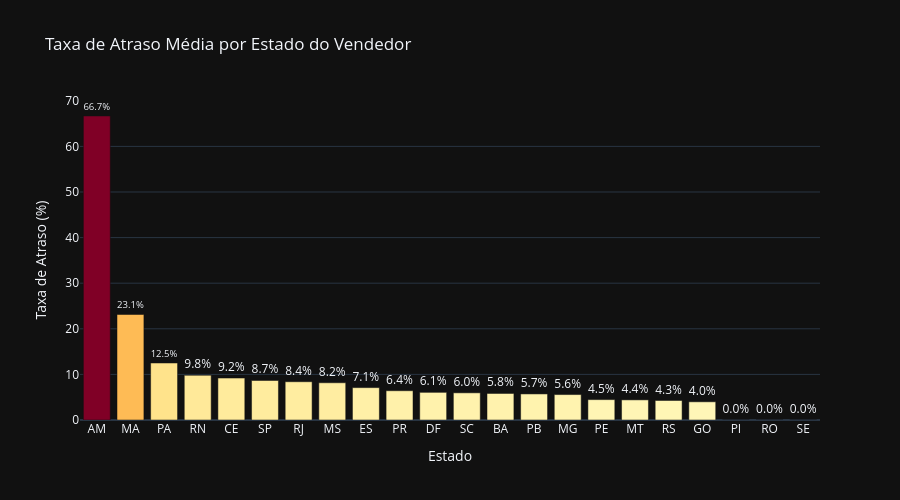

The notebook cell saved with this chart:
### Markdown cell above
## 7. Taxa de Atraso por Estado do Vendedor

### Code cell
state_seller = delivered.groupby("seller_state").agg(
    total_sellers=("seller_id", "nunique"),
    avg_delay_rate=("is_late", "mean"),
    total_orders=("order_id", "nunique"),
    avg_review=("review_score", "mean"),
).reset_index().sort_values("avg_delay_rate", ascending=False)

fig = go.Figure()
fig.add_trace(go.Bar(
    x=state_seller["seller_state"],
    y=state_seller["avg_delay_rate"] * 100,
    marker=dict(
        color=state_seller["avg_delay_rate"] * 100,
        colorscale="YlOrRd",
    ),
    text=state_seller["avg_delay_rate"].apply(lambda x: f"{x*100:.1f}%"),
    textposition="outside",
))
fig.update_layout(
    title="Taxa de Atraso Média por Estado do Vendedor",
    template="plotly_dark", height=500,
    xaxis_title="Estado", yaxis_title="Taxa de Atraso (%)",
)
fig.show()

### Figure 1 — Plotly figure (JSON) as saved in the notebook; plotly's stock layout.template omitted (floating-point values rounded to 4 significant figures)
{"data": [{"marker": {"color": [66.67, 23.14, 12.5, 9.804, 9.195, 8.669, 8.394, 8.163, 7.097, 6.419, 6.064, 5.959, 5.818, 5.714, 5.578, 4.467, 4.412, 4.277, 3.991, 0.0, 0.0, 0.0], "colorscale": [[0.0, "rgb(255,255,204)"], [0.125, "rgb(255,237,160)"], [0.25, "rgb(254,217,118)"], [0.375, "rgb(254,178,76)"], [0.5, "rgb(253,141,60)"], [0.625, "rgb(252,78,42)"], [0.75, "rgb(227,26,28)"], [0.875, "rgb(189,0,38)"], [1.0, "rgb(128,0,38)"]]}, "text": ["66.7%", "23.1%", "12.5%", "9.8%", "9.2%", "8.7%", "8.4%", "8.2%", "7.1%", "6.4%", "6.1%", "6.0%", "5.8%", "5.7%", "5.6%", "4.5%", "4.4%", "4.3%", "4.0%", "0.0%", "0.0%", "0.0%"], "textposition": "outside", "type": "bar", "x": ["AM", "MA", "PA", "RN", "CE", "SP", "RJ", "MS", "ES", "PR", "DF", "SC", "BA", "PB", "MG", "PE", "MT", "RS", "GO", "PI", "RO", "SE"], "y": [66.67, 23.14, 12.5, 9.804, 9.195, 8.669, 8.394, 8.163, 7.097, 6.419, 6.064, 5.959, 5.818, 5.714, 5.578, 4.467, 4.412, 4.277, 3.991, 0.0, 0.0, 0.0]}], "layout": {"height": 500, "title": {"text": "Taxa de Atraso Média por Estado do Vendedor"}, "xaxis": {"title": {"text": "Estado"}}, "yaxis": {"title": {"text": "Taxa de Atraso (%)"}}}}
